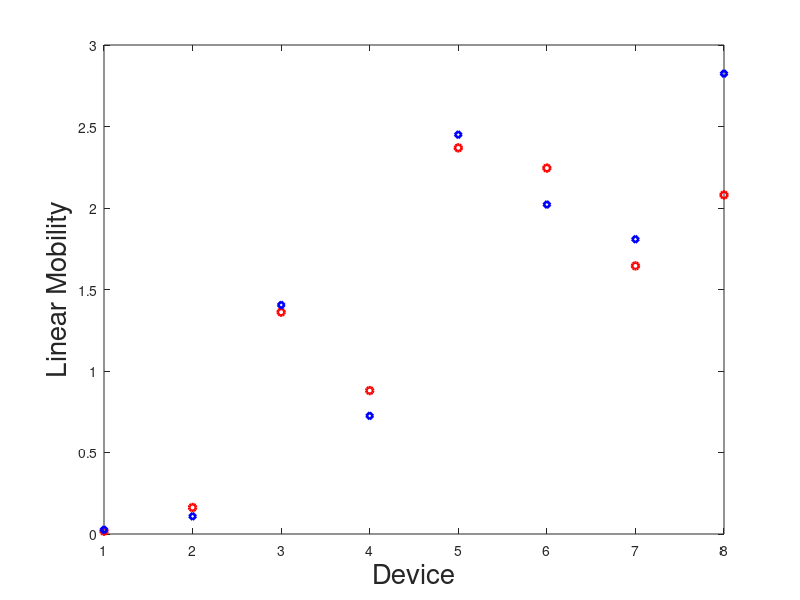

The MATLAB script that drew this image: (Note: this script raises an error after producing the figure.)
clear;
close all;
clc

format long g;
format compact;
fontsize = 20;

%%  FILE DATA
D = [1:8];

mu_n_lin = [0.0173
0.1626
1.361
0.88
2.369
2.245
1.645
2.08];
mu_p_lin = [0.0255
0.108
1.405
0.725
2.45
2.021
1.808
2.824];

mu_n_sat = [0.1575
0.3095
1.45
1.6323
3.41
5.11
4.47
4.176];
mu_p_sat = [0.06023
0.2577
0.7722
0.767
0.929
0.89
0.6541
0.85385];

Vth_n_lin = [-12.9
11.14
10.028
8.12
11.43
5.55
-1.153
3.85];
Vth_p_lin = [-0.1144
6.719
-3.609
8.4
-7.72
-7.44
-10.906
-8.96];

Vth_n_sat = [-3.053
-3.65
-10.544
-8.95
-6.81
-11.95
-14.89
-12.51];
Vth_p_sat = [24.59
20.89
18.944
25.906
14.028
14.37
10.88
13.08];

onoffratio_n_lin = [4.08E+05
2.62E+05
2.88E+03
1.51E+07
7.61E+04
1.40E+04
5.10E+04
3.58E+04];
onoffratio_p_lin = [3.15E+07
7.73E+04
1.17E+06
2.66E+07
1.78E+07
2.49E+04
1.05E+07
4.31E+05];

onoffratio_n_sat = [1.27E+04
7.42E+03
6.69E+02
9.38E+03
6.43E+02
6.30E+02
4.85E+02
4.86E+02];
onoffratio_p_sat = [1.97E+04
6.99E+03
3.02E+04
1.08E+04
3.15E+03
4.85E+02
2.96E+03
1.65E+03];


%% Plotting Calculated data

% Linear Mobility Calculation 

figure
plot(D,mu_n_lin, 'or','LineWidth', 2, 'MarkerSize', 5);
hold on

plot(D,mu_p_lin,'diamondb','LineWidth', 2, 'MarkerSize', 5);

%title('UV-Vis', 'FontSize', 15);
xlabel('Device', 'FontSize', 20);
ylabel('Linear Mobility', 'FontSize', 20);
ax = gca;
ax.FontSize = 20; 
H=gca;
H.LineWidth=2;
hold on 
xlim([0,9]);

% Saturation Mobility Calculation 

figure

plot(D,mu_n_sat, 'or','LineWidth', 2, 'MarkerSize', 5);
hold on


plot(D,mu_p_sat,'diamondb','LineWidth', 2, 'MarkerSize', 5);

%title('UV-Vis', 'FontSize', 15);
xlabel('Device', 'FontSize', 20);
ylabel('Saturation Mobility', 'FontSize', 20);
ax = gca;
ax.FontSize = 20; 
H=gca;
H.LineWidth=2;
hold on 
xlim([0,9]);
% Linear Threshold voltage Calculation 

figure

plot(D,abs(Vth_n_lin), 'or','LineWidth', 2, 'MarkerSize', 5);
hold on


plot(D,abs(Vth_p_lin),'diamondb','LineWidth', 2, 'MarkerSize', 5);

%title('UV-Vis', 'FontSize', 15);
xlabel('Device', 'FontSize', 20);
ylabel('Linear Threshold voltage', 'FontSize', 20);
ax = gca;
ax.FontSize = 20; 
H=gca;
H.LineWidth=2;
hold on 
xlim([0,9]);

% Saturation Threshold voltage Calculation 

figure

plot(D,abs(Vth_n_sat), 'or','LineWidth', 2, 'MarkerSize', 5);
hold on


plot(D,abs(Vth_p_sat),'diamondb','LineWidth', 2, 'MarkerSize', 5);

%title('UV-Vis', 'FontSize', 15);
xlabel('Device', 'FontSize', 20);
ylabel('Saturation Threshold voltage', 'FontSize', 20);
ax = gca;
ax.FontSize = 20; 
H=gca;
H.LineWidth=2;
hold on 
xlim([0,9]);

% on_off ration Linear Calculation 

figure
plot(D,onoffratio_n_lin, 'or','LineWidth', 2, 'MarkerSize', 5);
hold on


plot(D,onoffratio_p_lin,'diamondb','LineWidth', 2, 'MarkerSize', 5);

%title('UV-Vis', 'FontSize', 15);
xlabel('Device', 'FontSize', 20);
ylabel('on off ration linear', 'FontSize', 20);
ax = gca;
ax.FontSize = 20; 
H=gca;
H.LineWidth=2;
hold on 
xlim([0,9]);

% on_off ration saturaion Calculation 

figure

plot(D,onoffratio_n_sat, 'or','LineWidth', 1, 'MarkerSize', 5);
hold on

plot(D,onoffratio_p_sat,'diamondb','LineWidth', 1, 'MarkerSize', 5);

%title('UV-Vis', 'FontSize', 15);
xlabel('Device', 'FontSize', 20);
ylabel('on off ration saturation', 'FontSize', 20);
ax = gca;
ax.FontSize = 20; 
H=gca;
H.LineWidth=2;
hold on 
xlim([0,9]);

%% End of Script 
